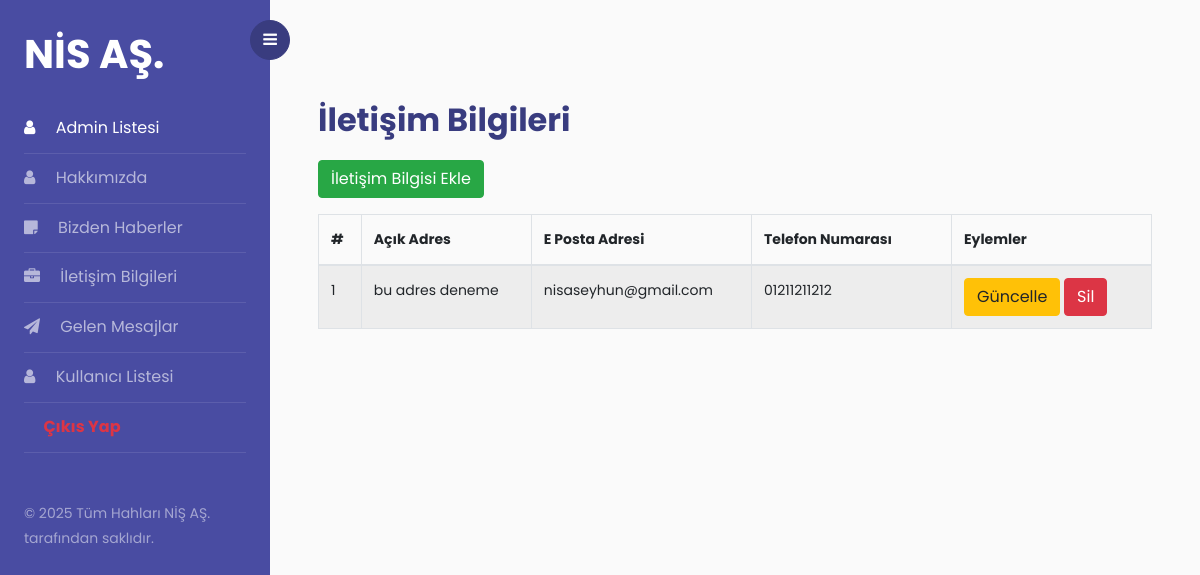
Page /page/admin/listcontactinfo.php (signed in) on the committed database.
### tables this page shows
CREATE TABLE IF NOT EXISTS `contactinfo` (
  `contactInfo_Id` int NOT NULL AUTO_INCREMENT,
  `phone` varchar(50) NOT NULL,
  `email` varchar(255) NOT NULL,
  `adress` varchar(255) NOT NULL,
  PRIMARY KEY (`contactInfo_Id`)
);

### pullData/contactInfoData.php (called while the page is built, shortened)
<?php
require '../../action/baglan.php';
$stmt = $conn->prepare("SELECT * FROM contactinfo ORDER BY contactInfo_Id DESC");
$stmt->execute();
$result = $stmt->get_result();
$contactInfo = [];
if ($result->num_rows > 0) {
    while ($row = $result->fetch_assoc()) {
        $contactInfo[] = $row;
    }
}

### page/admin/listcontactinfo.php (the view, shortened to what this page needs)
<?php
require_once('../../pullData/contactInfoData.php');
?>
<!DOCTYPE html>
<html lang="en">
<head>
</head>
<body>
    <div class="wrapper d-flex align-items-stretch">
        <?php
        include "../../admin_component/sidebar.php";
        ?>
        <div id="content" class="p-5">
            <h2 class="mt-5 mb-3 font-weight-bold" style="color:#393c7f">İletişim Bilgileri</h2>
            <a href="createContactInfo.php" class="btn btn-success mb-3">İletişim Bilgisi Ekle</a>
            <div class="table-responsive">
                <table class="table table-bordered table-striped table-hover">
                    <thead>
                        <tr>
                            <th>#</th>
                            <th>Açık Adres</th>
                            <th>E Posta Adresi</th>
                            <th>Telefon Numarası</th>
                            <th>Eylemler</th>
                        </tr>
                    </thead>
                    <tbody>
                        <?php
                        if (!empty($contactInfo)) {
                            foreach ($contactInfo as $index => $row) {
                                echo "<tr>";
                                echo "<td>" . ($index + 1) . "</td>";
                                echo "<td>" . htmlspecialchars($row['adress']) . "</td>";
                                echo "<td>" . nl2br(htmlspecialchars($row['email'])) . "</td>";
                                echo "<td style='width:200px;'>" . nl2br(htmlspecialchars($row['phone'])) . "</td>";
                                echo "<td style='width:200px;'>";
                                echo "<a href='editContactInfo.php?id=" . $row['contactInfo_Id'] . "' class='btn btn-warning'>Güncelle</a> ";
                                echo "<a href='../../action/deleteContactInfo.php?id=" . $row['contactInfo_Id'] . "' class='btn btn-danger' onclick=\"return confirm('Bu kaydı silmek istediğinize emin misiniz?');\">Sil</a>";
                                echo "</td>";
                                echo "</tr>";
                            }
                        } else {
                            echo "<tr><td colspan='4'>Hiç veri bulunamadı.</td></tr>";
                        }
                        ?>
                    </tbody>
                </table>
            </div>
        </div>
    </div>
</body>
</html>

### rows in the picture
contactinfo: adress "bu adres deneme", email "nisaseyhun@gmail.com", phone "01211211212"
